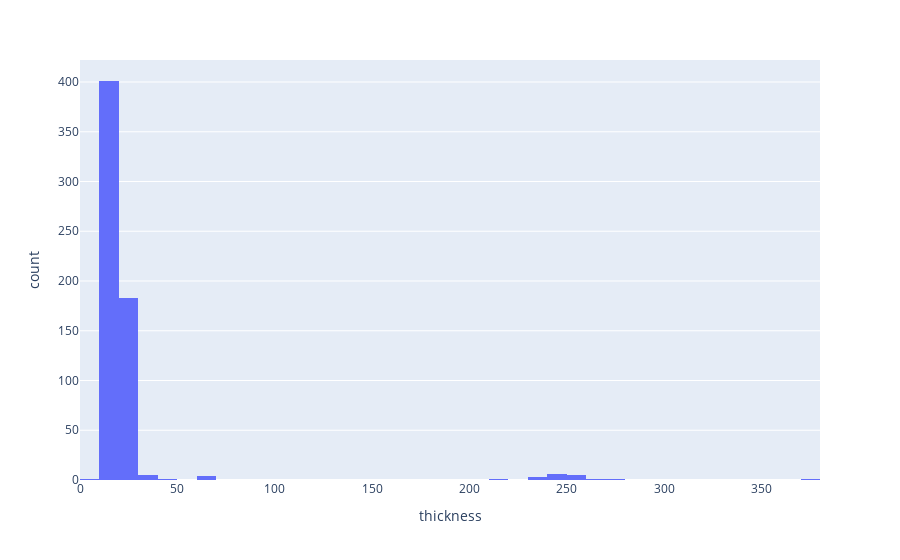

Here is the notebook cell this chart was saved with:
### Code cell
px.histogram(df,x="thickness")

### Figure 1 — Plotly figure (JSON) as saved in the notebook; plotly's stock layout.template omitted (floating-point values rounded to 4 significant figures; data arrays with more than 128 entries replaced by an {"elided": "..."} marker saying what was removed)
{"data": [{"alignmentgroup": "True", "bingroup": "x", "hovertemplate": "thickness=%{x}<br>count=%{y}<extra></extra>", "legendgroup": "", "marker": {"color": "#636efa", "pattern": {"shape": ""}}, "name": "", "offsetgroup": "", "orientation": "v", "showlegend": false, "type": "histogram", "x": {"elided": "798 float values"}, "xaxis": "x", "yaxis": "y"}], "layout": {"barmode": "relative", "legend": {"tracegroupgap": 0}, "margin": {"t": 60}, "xaxis": {"anchor": "y", "domain": [0, 1], "title": {"text": "thickness"}}, "yaxis": {"anchor": "x", "domain": [0, 1], "title": {"text": "count"}}}}
